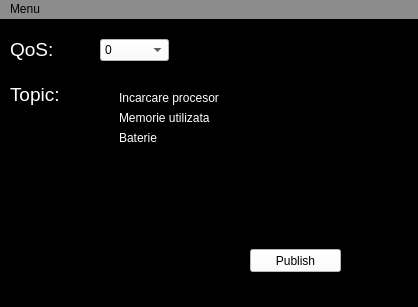
<?xml version="1.0" encoding="UTF-8"?>
<ui version="4.0">
 <class>MainWindow</class>
 <widget class="QMainWindow" name="MainWindow">
  <property name="geometry">
   <rect>
    <x>0</x>
    <y>0</y>
    <width>418</width>
    <height>307</height>
   </rect>
  </property>
  <property name="windowTitle">
   <string>MainWindow</string>
  </property>
  <property name="styleSheet">
   <string notr="true">background-color: rgb(0,0,0);
color: rgb(255,255,255);</string>
  </property>
  <widget class="QWidget" name="centralwidget">
   <widget class="QLabel" name="label_2">
    <property name="geometry">
     <rect>
      <x>10</x>
      <y>20</y>
      <width>51</width>
      <height>21</height>
     </rect>
    </property>
    <property name="font">
     <font>
      <pointsize>14</pointsize>
     </font>
    </property>
    <property name="text">
     <string>QoS:</string>
    </property>
   </widget>
   <widget class="QLabel" name="label">
    <property name="geometry">
     <rect>
      <x>10</x>
      <y>60</y>
      <width>61</width>
      <height>31</height>
     </rect>
    </property>
    <property name="font">
     <font>
      <pointsize>14</pointsize>
     </font>
    </property>
    <property name="text">
     <string>Topic:</string>
    </property>
   </widget>
   <widget class="QPushButton" name="publishButton">
    <property name="geometry">
     <rect>
      <x>250</x>
      <y>230</y>
      <width>91</width>
      <height>23</height>
     </rect>
    </property>
    <property name="styleSheet">
     <string notr="true">background-color: rgb(255, 255, 255);
color: rgb(0, 0, 0);</string>
    </property>
    <property name="text">
     <string>Publish</string>
    </property>
   </widget>
   <widget class="QCheckBox" name="cpu">
    <property name="geometry">
     <rect>
      <x>100</x>
      <y>70</y>
      <width>121</width>
      <height>17</height>
     </rect>
    </property>
    <property name="text">
     <string>Incarcare procesor</string>
    </property>
   </widget>
   <widget class="QCheckBox" name="battery">
    <property name="geometry">
     <rect>
      <x>100</x>
      <y>110</y>
      <width>101</width>
      <height>17</height>
     </rect>
    </property>
    <property name="text">
     <string>Baterie</string>
    </property>
   </widget>
   <widget class="QCheckBox" name="ram">
    <property name="geometry">
     <rect>
      <x>100</x>
      <y>90</y>
      <width>121</width>
      <height>17</height>
     </rect>
    </property>
    <property name="text">
     <string>Memorie utilizata</string>
    </property>
   </widget>
   <widget class="QComboBox" name="qos">
    <property name="geometry">
     <rect>
      <x>100</x>
      <y>20</y>
      <width>69</width>
      <height>22</height>
     </rect>
    </property>
    <property name="styleSheet">
     <string notr="true">background-color: rgb(255, 255, 255);
color: rgb(0, 0, 0);</string>
    </property>
    <item>
     <property name="text">
      <string>0</string>
     </property>
    </item>
    <item>
     <property name="text">
      <string>1</string>
     </property>
    </item>
    <item>
     <property name="text">
      <string>2</string>
     </property>
    </item>
   </widget>
  </widget>
  <widget class="QMenuBar" name="menubar">
   <property name="geometry">
    <rect>
     <x>0</x>
     <y>0</y>
     <width>418</width>
     <height>21</height>
    </rect>
   </property>
   <property name="styleSheet">
    <string notr="true">selection-background-color: rgb(255, 255, 255);
background-color: rgb(140, 140, 140);
color: rgb(0, 0, 0);</string>
   </property>
   <widget class="QMenu" name="menu">
    <property name="title">
     <string>Menu</string>
    </property>
    <addaction name="actionConnect"/>
    <addaction name="actionSubscribe"/>
    <addaction name="actionPublish"/>
   </widget>
   <addaction name="menu"/>
  </widget>
  <widget class="QStatusBar" name="statusbar"/>
  <action name="actiondawd">
   <property name="text">
    <string>dawd</string>
   </property>
  </action>
  <action name="actionConnect">
   <property name="text">
    <string>Connect</string>
   </property>
  </action>
  <action name="actionSubscribe">
   <property name="text">
    <string>Subscribe</string>
   </property>
  </action>
  <action name="actionPublish">
   <property name="text">
    <string>Publish</string>
   </property>
  </action>
 </widget>
 <resources/>
 <connections/>
</ui>
